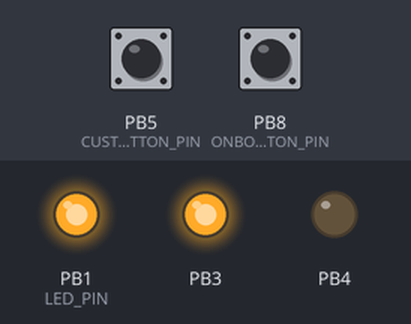
Bench run of a program on a simulated STM32 Blue Pill. Parts: output pins drawn as LEDs (lit = HIGH). The inputs (shaded band) are chosen by the test bench; at power-on: PB5 (CUSTOM_BUTTON_PIN) LOW, PB8 (ONBOARD_BUTTON_PIN) LOW.

Above: at 0.5 s.
At 3.6 s:
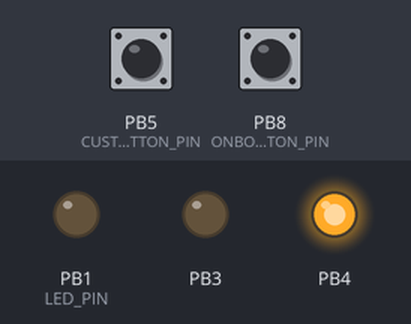
Timing chart, 0 to 7.8 s (numbered marks = the images above):
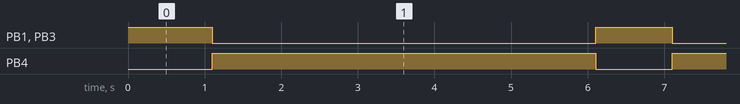

Measured:
- by itself, PB1 (LED_PIN), PB3: alternates HIGH for 1.0 s and LOW for 5.0 s
- by itself, PB4: alternates HIGH for 5.0 s and LOW for 1.0 s

The program:

main.cpp
```cpp
#include <Arduino.h>

#define ONBOARD_BUTTON_PIN PB8
#define CUSTOM_BUTTON_PIN PB5
#define LED_PIN PB1

static int output_pins[] = {LED_PIN /* led pin */, PB3, PB4};

const uint32_t clock_ms = 100;
uint32_t interval_ms = 5000;
uint32_t activity_time_ms = 1000;
uint32_t slept_ms = 0;
uint32_t previous_tick_ms = 0;

bool status = false;

void toggle()
{
  status = !status;
  digitalWrite(LED_PIN, status);
  digitalWrite(PB3, status);
  digitalWrite(PB4, !status);
}

void setup()
{
  for (int pin : output_pins)
  {
    pinMode(pin, OUTPUT);
  }
  pinMode(CUSTOM_BUTTON_PIN, INPUT);
  pinMode(ONBOARD_BUTTON_PIN, INPUT);
  toggle();
}


void loop()
{
  if (digitalRead(ONBOARD_BUTTON_PIN) == HIGH)
  {
    interval_ms += 2*clock_ms;
  }
  if (digitalRead(CUSTOM_BUTTON_PIN) == HIGH)
  {
    activity_time_ms += 2*clock_ms;
  }

  // This number will overflow in 50 days
  delay(clock_ms);
  uint32_t now = millis();
  slept_ms += (now - previous_tick_ms);
  previous_tick_ms = now;

  if ((!status && (slept_ms > interval_ms))
      || (status && (slept_ms > activity_time_ms)))
  {
    toggle();
    slept_ms = 0;
  }
}
```
